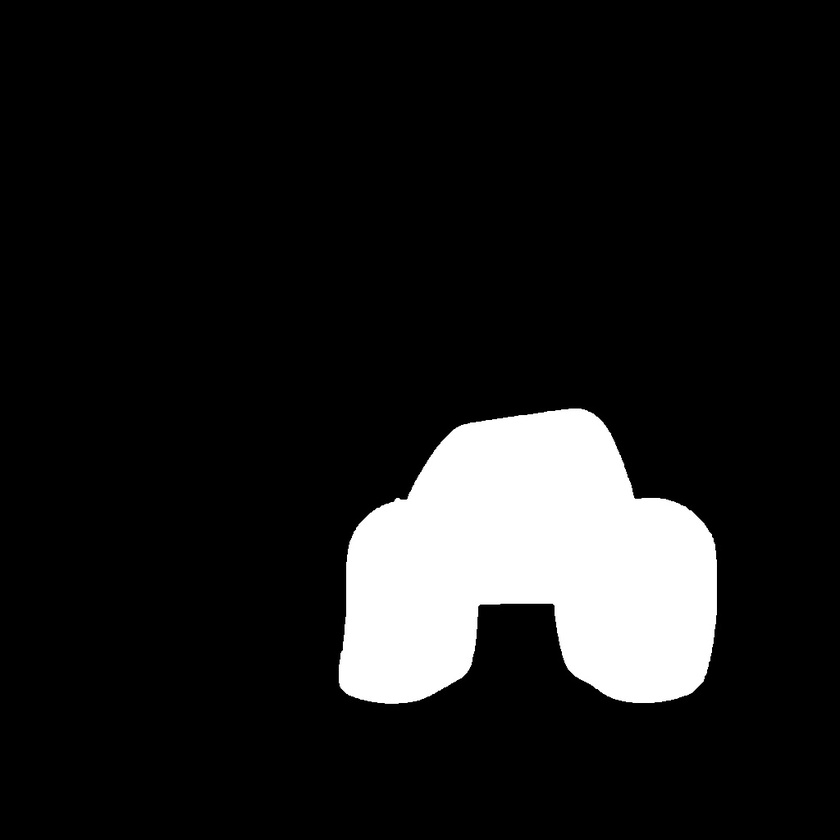
#> input picture code/test2.jpg, 840 x 840 px, shrunk from 1024 x 1024 before the run
$ python test.py   (older library calls are emulated)
#> lines starting #> are read from the running program, lines starting #| are printed output that depends on the picture; after the words box and inside, x2 and y2 are one past the last pixel; in counts of white or black regions, pixels touching at a corner belong together
#coding=utf-8
import cv2
import numpy as np

img = cv2.imread('test2.jpg',0)
#> img is the input picture: shape (840, 840); min 0, max 255, mean 28.4
ret,thresh = cv2.threshold(img,50,255,0)
#> thresh: shape (840, 840); 11.2% white; 1 white region
_,contours,hierarchy = cv2.findContours(thresh, 1, 2)
#> contours = 1 contour; box (x1, y1, x2, y2) and area: (338, 408, 717, 704) 78241

cnt = contours[0]
#> cnt = contour of 446 points, box (x1, y1, x2, y2) (338, 408, 717, 704), area 78241
x,y,w,h = cv2.boundingRect(cnt)
#> x = 338; y = 408; w = 379; h = 296

#img = cv2.rectangle(img,(x,y),(x+w,y+h),(255, 0, 0),2)
result=img[y:y+h,x:x+w]
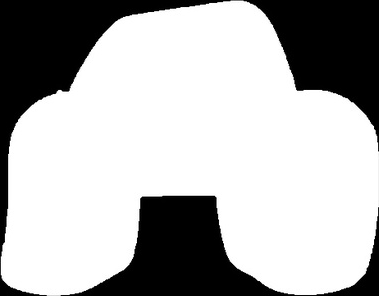
#> result: shape (296, 379); min 0, max 255, mean 178.4
# [4 lines of commented-out code are left out]
cv2.imshow("result",result)
cv2.imwrite("result.jpg",result)
cv2.waitKey(0)

$ run again, with code/contous.jpg copied over code/test2.jpg
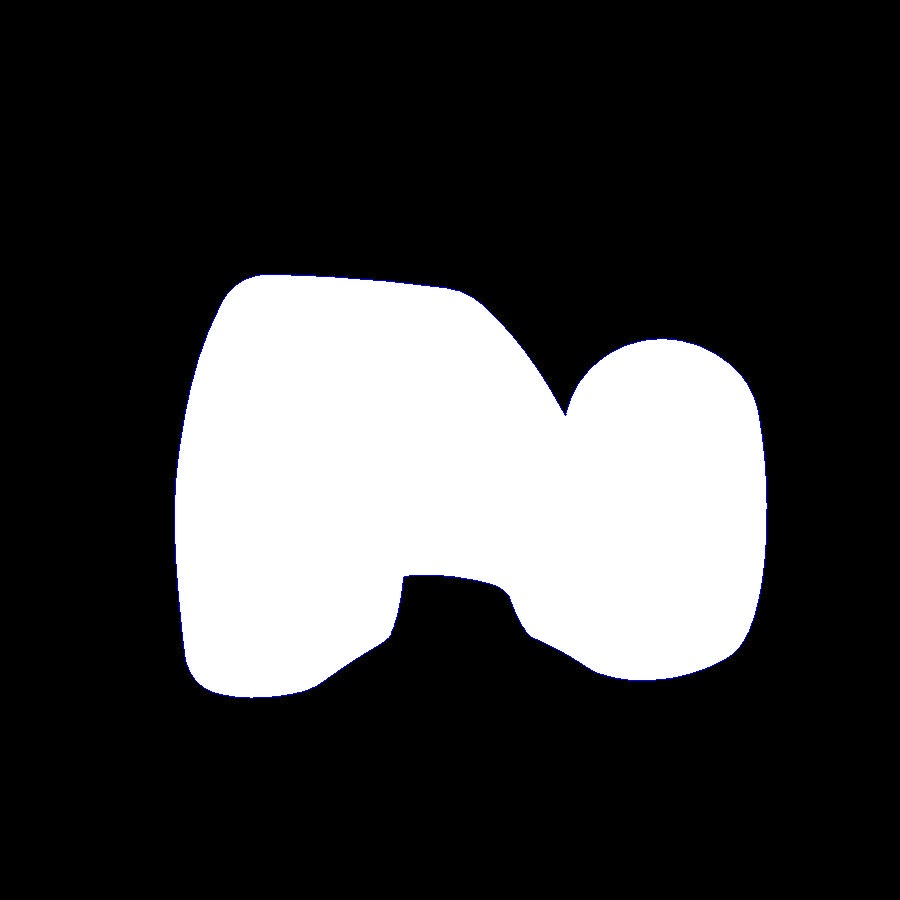
#> input picture code/contous.jpg, 900 x 900 px
#> `ret,thresh = cv2.threshold(img,50,255,0)`:
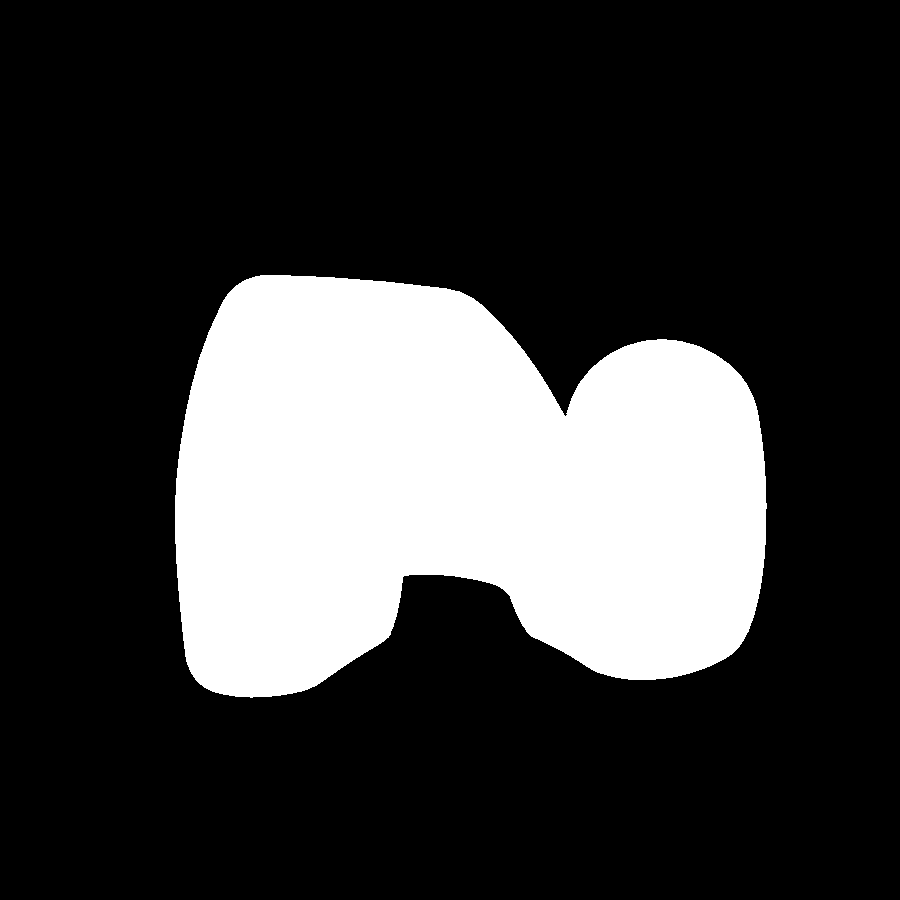
#> thresh: shape (900, 900); 23.6% white; 1 white region
#> contours = 1 contour; box (x1, y1, x2, y2) and area: (175, 275, 767, 698) 189892
#> cnt = contour of 768 points, box (x1, y1, x2, y2) (175, 275, 767, 698), area 189892
#> x = 175; y = 275; w = 592; h = 423
#> `result=img[y:y+h,x:x+w]`:
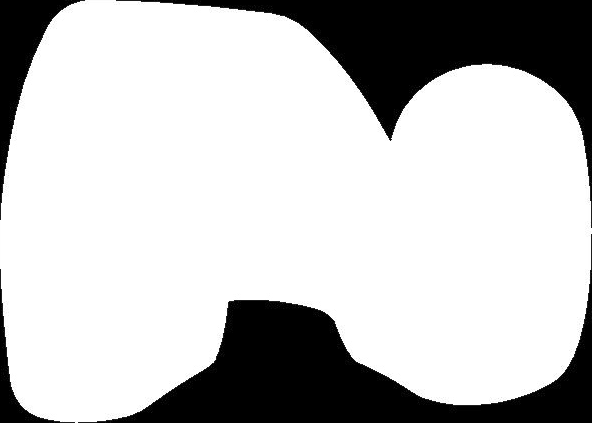
#> result: shape (423, 592); min 0, max 255, mean 194.5
